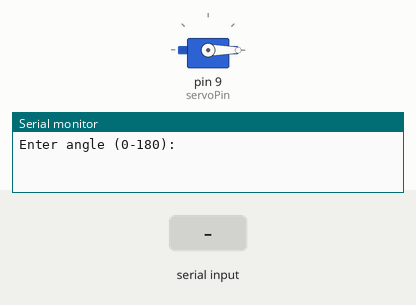
Bench run of a sketch on a simulated Arduino Uno, built with avr-gcc and run on an emulated ATmega328P. On the bench: servo, the last lines printed to the serial monitor. Inputs (shaded band) come from the test bench.

Above: at 1.2 s.
1.3 s: "90,45\n" received over Serial
At 2.0 s:
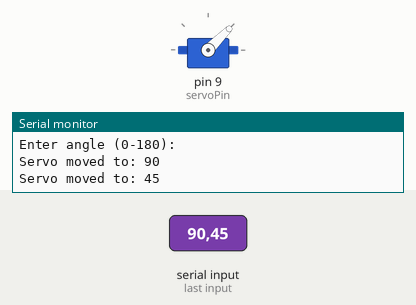
2.8 s: "30,150\n" received over Serial
At 3.2 s:
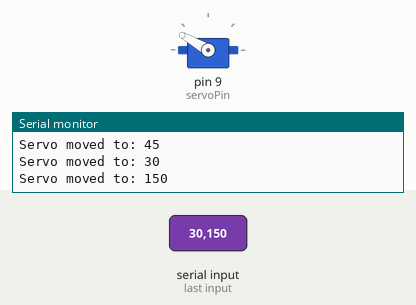
4.3 s: "200\n" received over Serial
At 5.4 s:
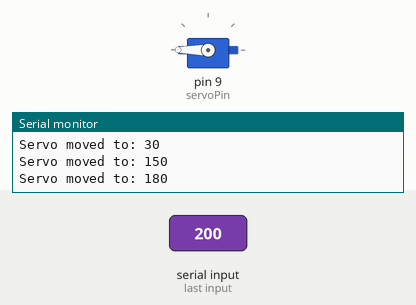
5.8 s: "90\n" received over Serial
At 6.5 s:
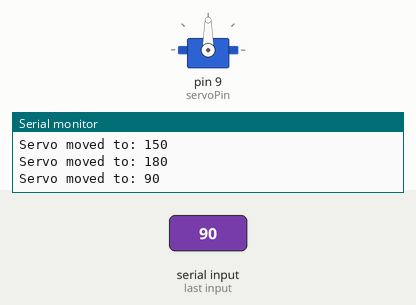
Timing chart, 0 to 8.3 s (numbered marks = the images above; inputs shaded):
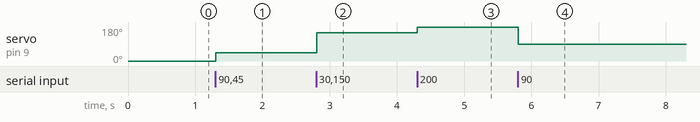

Measured:
- after the input at 1.3 s, servo on pin 9 (servoPin): 0° → 45° at once
- after the input at 2.8 s, servo on pin 9 (servoPin): 45° → 150° at once
- after the input at 4.3 s, servo on pin 9 (servoPin): 150° → 180° at once
- after the input at 5.8 s, servo on pin 9 (servoPin): 180° → 90° at once

The sketch:

arduino_servo.ino
```cpp
#include <Servo.h>

Servo rackServo;
const int servoPin = 9;

void setup() {
  Serial.begin(9600);
  rackServo.attach(servoPin);
  rackServo.write(0);
  Serial.println("Enter angle (0-180):");
}

void loop() {
  if (Serial.available() <= 0) return;
  int angle = Serial.parseInt();
  angle = constrain(angle, 0, 180);
  rackServo.write(angle);
  Serial.print("Servo moved to: ");
  Serial.println(angle);
  while (Serial.available() > 0) Serial.read();
}
```
